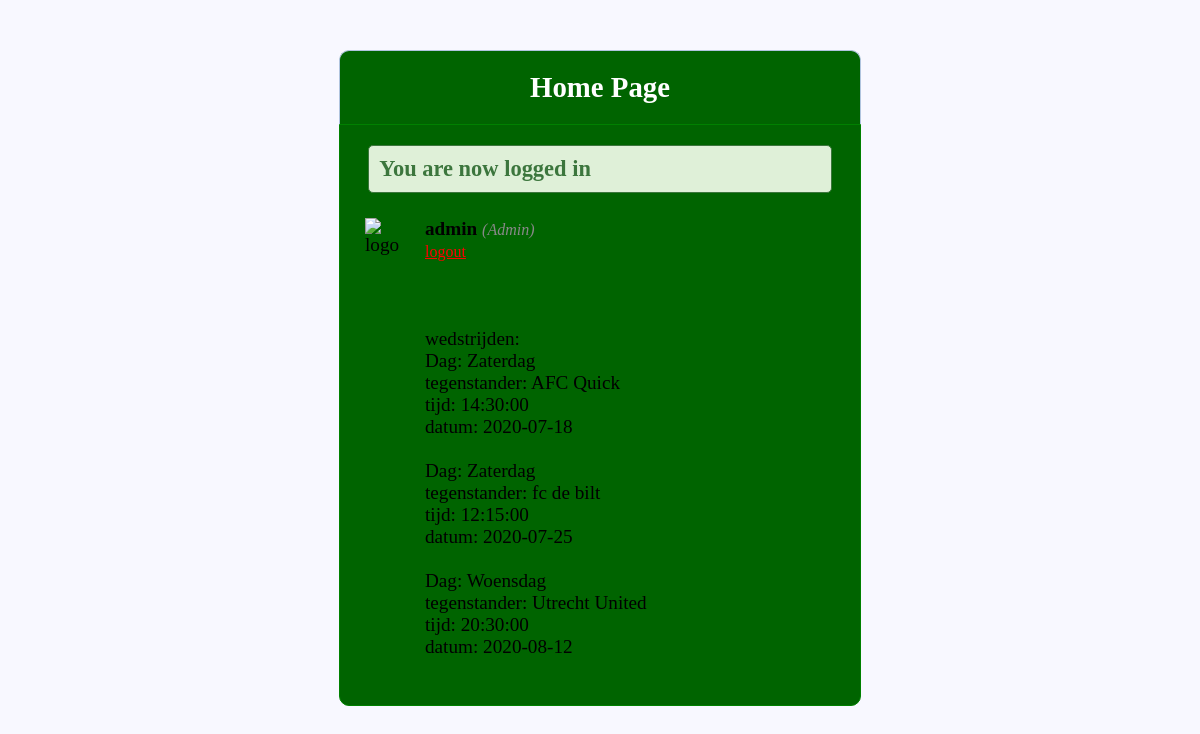
/ (signed in), run on the app's committed database.
### tables this page shows
CREATE TABLE `wedstrijd` (
  `id` int(11) NOT NULL,
  `dag` varchar(15) NOT NULL,
  `tijd` time NOT NULL,
  `datum` date NOT NULL,
  `tegenstander` varchar(50) NOT NULL
);

### index.php (the view, shortened to what this page needs)
<!DOCTYPE html>
<html>
<head>
	<link rel="stylesheet" type="text/css" href="style.css">
</head>
<body>
	<div class="header">
		<h2>Home Page</h2>
	</div>
	<div class="content">
		<?php if (isset($_SESSION['success'])) : ?>
			<div class="error success" >
				<h3>
					<?php
						echo $_SESSION['success'];
					?>
				</h3>
			</div>
		<?php endif ?>
		<div class="profile_info">
			<img src="../img/voorwaarts.png"  alt="logo">
			<div>
				<?php  if (isset($_SESSION['user'])) : ?>
					<strong><?php echo $_SESSION['user']['username']; ?></strong>
					<small>
						<i  style="color: #888;">(<?php echo ucfirst($_SESSION['user']['user_type']); ?>)</i>
						<br>
						<a href="index.php?logout='1'" style="color: red;">logout</a>
					</small>
                <?php endif ?>
                <br>
                <br>
                <br>
                <br>
                <p> wedstrijden:</p>
                <?php
$servername = "localhost";
$username = "root";
$password = "";
$dbname = "multi_login";
$conn = new mysqli($servername, $username, $password, $dbname);
$sql = "SELECT id, dag, tegenstander, tijd, datum FROM wedstrijd";
$result = $conn->query($sql);
if ($result->num_rows > 0) {
  while($row = $result->fetch_assoc()) {
    echo " Dag: " . $row["dag"]. "<br>". " tegenstander: " . $row["tegenstander"]. "<br>". " tijd: " . $row["tijd"]. "<br>". " datum: " . $row["datum"]. "<br>"."<br>" ;
  }
} else {
  echo "0 results";
}
?>
			</div>
		</div>
	</div>
</body>
</html>

### style.css (style rules this page uses)
* { margin: 0px; padding: 0px; }
body { font-size: 120%; background: #F8F8FF; }
.header { width: 40%; margin: 50px auto 0px; color: white; background: darkgreen; text-align: center; border: 1px solid #B0C4DE; border-bottom: none; border-radius: 10px 10px 0px 0px; padding: 20px; }
form, .content { width: 40%; margin: 0px auto; padding: 20px; border: 1px solid green; background: darkgreen; border-radius: 0px 0px 10px 10px; }
.error { width: 92%; margin: 0px auto; padding: 10px; border: 1px solid #a94442; color: #a94442; background: #f2dede; border-radius: 5px; text-align: left; }
.success { color: #3c763d; background: #dff0d8; border: 1px solid #3c763d; margin-bottom: 20px; }
.profile_info img { display: inline-block; width: 50px; height: 50px; margin: 5px; float: left; }
.profile_info div { display: inline-block; margin: 5px; }
.profile_info:after { content: ""; display: block; clear: both; }

### data on the page
wedstrijd: dag "Zaterdag", tegenstander "AFC Quick", tijd "14:30:00", datum "2020-07-18"
wedstrijd: dag "Zaterdag", tegenstander "fc de bilt", tijd "12:15:00", datum "2020-07-25"
wedstrijd: dag "Woensdag", tegenstander "Utrecht United", tijd "20:30:00", datum "2020-08-12"

### other printed values
$_SESSION['success'] "You are now logged in"
$_SESSION['user']['username'] "admin"
$_SESSION['user']['user_type'] "Admin"
